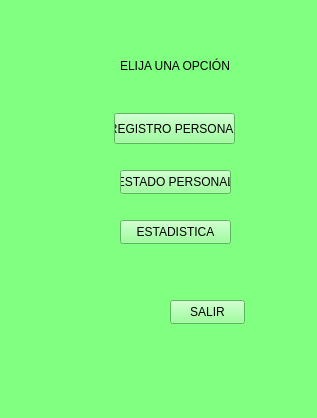
<?xml version="1.0" encoding="UTF-8"?>
<ui version="4.0">
 <class>MainWindow</class>
 <widget class="QMainWindow" name="MainWindow">
  <property name="geometry">
   <rect>
    <x>0</x>
    <y>0</y>
    <width>317</width>
    <height>418</height>
   </rect>
  </property>
  <property name="windowTitle">
   <string>MainWindow</string>
  </property>
  <property name="styleSheet">
   <string notr="true">background-color: rgb(129, 255, 129);</string>
  </property>
  <widget class="QWidget" name="centralwidget">
   <widget class="QLabel" name="label">
    <property name="geometry">
     <rect>
      <x>120</x>
      <y>40</y>
      <width>121</width>
      <height>51</height>
     </rect>
    </property>
    <property name="toolTip">
     <string>&lt;html&gt;&lt;head/&gt;&lt;body&gt;&lt;p align=&quot;center&quot;&gt;&lt;br/&gt;&lt;/p&gt;&lt;/body&gt;&lt;/html&gt;</string>
    </property>
    <property name="styleSheet">
     <string notr="true">font: 700 10pt &quot;Tahoma&quot;;</string>
    </property>
    <property name="text">
     <string>ELIJA UNA OPCIÓN</string>
    </property>
   </widget>
   <widget class="QPushButton" name="pushButton">
    <property name="geometry">
     <rect>
      <x>114</x>
      <y>113</y>
      <width>121</width>
      <height>31</height>
     </rect>
    </property>
    <property name="text">
     <string>REGISTRO PERSONAL</string>
    </property>
   </widget>
   <widget class="QPushButton" name="pushButton_2">
    <property name="geometry">
     <rect>
      <x>120</x>
      <y>170</y>
      <width>111</width>
      <height>24</height>
     </rect>
    </property>
    <property name="text">
     <string>ESTADO PERSONAL</string>
    </property>
   </widget>
   <widget class="QPushButton" name="pushButton_3">
    <property name="geometry">
     <rect>
      <x>120</x>
      <y>220</y>
      <width>111</width>
      <height>24</height>
     </rect>
    </property>
    <property name="text">
     <string>ESTADISTICA</string>
    </property>
   </widget>
   <widget class="QPushButton" name="pushButton_4">
    <property name="geometry">
     <rect>
      <x>170</x>
      <y>300</y>
      <width>75</width>
      <height>24</height>
     </rect>
    </property>
    <property name="text">
     <string>SALIR</string>
    </property>
   </widget>
  </widget>
 </widget>
 <resources/>
 <connections/>
</ui>
